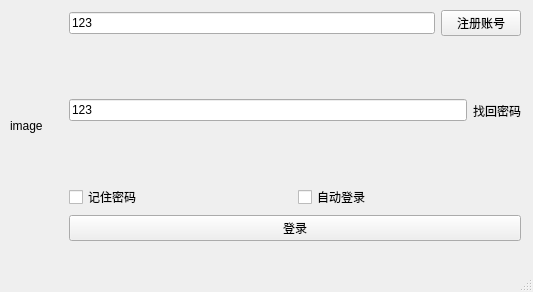
<?xml version="1.0" encoding="UTF-8"?>
<ui version="4.0">
 <class>MainWindow</class>
 <widget class="QMainWindow" name="MainWindow">
  <property name="geometry">
   <rect>
    <x>0</x>
    <y>0</y>
    <width>533</width>
    <height>292</height>
   </rect>
  </property>
  <property name="windowTitle">
   <string>MainWindow</string>
  </property>
  <widget class="QWidget" name="centralwidget">
   <widget class="QWidget" name="horizontalLayoutWidget">
    <property name="geometry">
     <rect>
      <x>10</x>
      <y>10</y>
      <width>511</width>
      <height>231</height>
     </rect>
    </property>
    <layout class="QHBoxLayout" name="horizontalLayout">
     <item>
      <widget class="QLabel" name="label">
       <property name="enabled">
        <bool>true</bool>
       </property>
       <property name="sizeIncrement">
        <size>
         <width>0</width>
         <height>0</height>
        </size>
       </property>
       <property name="cursor">
        <cursorShape>ArrowCursor</cursorShape>
       </property>
       <property name="text">
        <string>image</string>
       </property>
      </widget>
     </item>
     <item>
      <spacer name="horizontalSpacer">
       <property name="orientation">
        <enum>Qt::Horizontal</enum>
       </property>
       <property name="sizeType">
        <enum>QSizePolicy::Preferred</enum>
       </property>
       <property name="sizeHint" stdset="0">
        <size>
         <width>20</width>
         <height>20</height>
        </size>
       </property>
      </spacer>
     </item>
     <item>
      <layout class="QVBoxLayout" name="verticalLayout">
       <property name="leftMargin">
        <number>0</number>
       </property>
       <item>
        <layout class="QHBoxLayout" name="horizontalLayout_2">
         <item>
          <widget class="QLineEdit" name="accountEdit">
           <property name="text">
            <string>123</string>
           </property>
          </widget>
         </item>
         <item>
          <widget class="QPushButton" name="registButton">
           <property name="text">
            <string>注册账号</string>
           </property>
          </widget>
         </item>
        </layout>
       </item>
       <item>
        <layout class="QHBoxLayout" name="horizontalLayout_5">
         <item>
          <widget class="QLineEdit" name="passwordEdit">
           <property name="sizePolicy">
            <sizepolicy hsizetype="Expanding" vsizetype="Fixed">
             <horstretch>0</horstretch>
             <verstretch>0</verstretch>
            </sizepolicy>
           </property>
           <property name="text">
            <string>123</string>
           </property>
          </widget>
         </item>
         <item>
          <widget class="QLabel" name="label_3">
           <property name="text">
            <string>找回密码</string>
           </property>
          </widget>
         </item>
        </layout>
       </item>
       <item>
        <layout class="QVBoxLayout" name="verticalLayout_2">
         <item>
          <layout class="QHBoxLayout" name="horizontalLayout_3">
           <item>
            <widget class="QCheckBox" name="checkBox">
             <property name="text">
              <string>记住密码</string>
             </property>
            </widget>
           </item>
           <item>
            <widget class="QCheckBox" name="checkBox_2">
             <property name="text">
              <string>自动登录</string>
             </property>
            </widget>
           </item>
          </layout>
         </item>
         <item>
          <widget class="QPushButton" name="loginButton">
           <property name="sizePolicy">
            <sizepolicy hsizetype="Minimum" vsizetype="Fixed">
             <horstretch>0</horstretch>
             <verstretch>0</verstretch>
            </sizepolicy>
           </property>
           <property name="text">
            <string>登录</string>
           </property>
          </widget>
         </item>
        </layout>
       </item>
      </layout>
     </item>
    </layout>
   </widget>
  </widget>
  <widget class="QMenuBar" name="menubar">
   <property name="geometry">
    <rect>
     <x>0</x>
     <y>0</y>
     <width>533</width>
     <height>22</height>
    </rect>
   </property>
  </widget>
  <widget class="QStatusBar" name="statusbar"/>
 </widget>
 <resources/>
 <connections/>
</ui>
